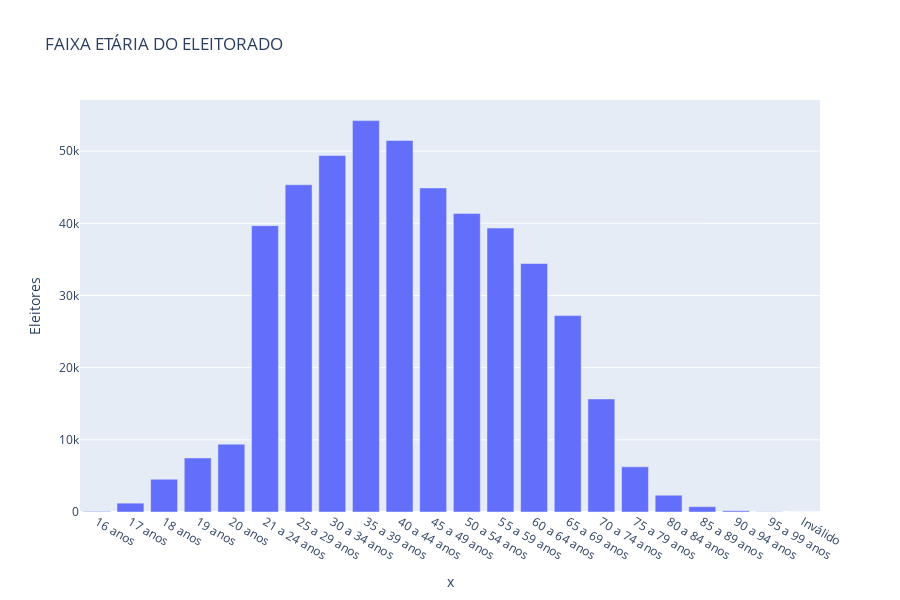

Source (notebook cell):
### Markdown cell above
### Faixa Etária - Gráfico

### Code cell
sjc = df[df['NM_MUNICIPIO'] == 'SÃO JOSÉ DOS CAMPOS']
faixa_etaria = sjc.groupby('DS_FAIXA_ETARIA')['QT_ELEITORES_PERFIL'].sum()
fig=px.bar(faixa_etaria, x= faixa_etaria.index, y=faixa_etaria.values, title="FAIXA ETÁRIA DO ELEITORADO", labels={'y':'Eleitores', 'DS_FAIXA_ETARIA':'Faixa Etária'})

fig.show()

### Figure 1 — Plotly figure (JSON) as saved in the notebook; plotly's stock layout.template omitted (floating-point values rounded to 4 significant figures)
{"data": [{"alignmentgroup": "True", "hoverlabel": {"namelength": 0}, "hovertemplate": "x=%{x}<br>Eleitores=%{y}", "legendgroup": "", "marker": {"color": "#636efa"}, "name": "", "offsetgroup": "", "orientation": "v", "showlegend": false, "textposition": "auto", "type": "bar", "x": ["16 anos", "17 anos", "18 anos", "19 anos", "20 anos", "21 a 24 anos", "25 a 29 anos", "30 a 34 anos", "35 a 39 anos", "40 a 44 anos", "45 a 49 anos", "50 a 54 anos", "55 a 59 anos", "60 a 64 anos", "65 a 69 anos", "70 a 74 anos", "75 a 79 anos", "80 a 84 anos", "85 a 89 anos", "90 a 94 anos", "95 a 99 anos", "Inválido"], "xaxis": "x", "y": [80, 1226, 4536, 7488, 9403, 39672, 45339, 49393, 54230, 51476, 44899, 41370, 39339, 34430, 27209, 15661, 6261, 2325, 736, 177, 36, 2], "yaxis": "y"}], "layout": {"barmode": "relative", "height": 600, "legend": {"tracegroupgap": 0}, "title": {"text": "FAIXA ETÁRIA DO ELEITORADO"}, "xaxis": {"anchor": "y", "domain": [0, 1], "title": {"text": "x"}}, "yaxis": {"anchor": "x", "domain": [0, 1], "title": {"text": "Eleitores"}}}}
